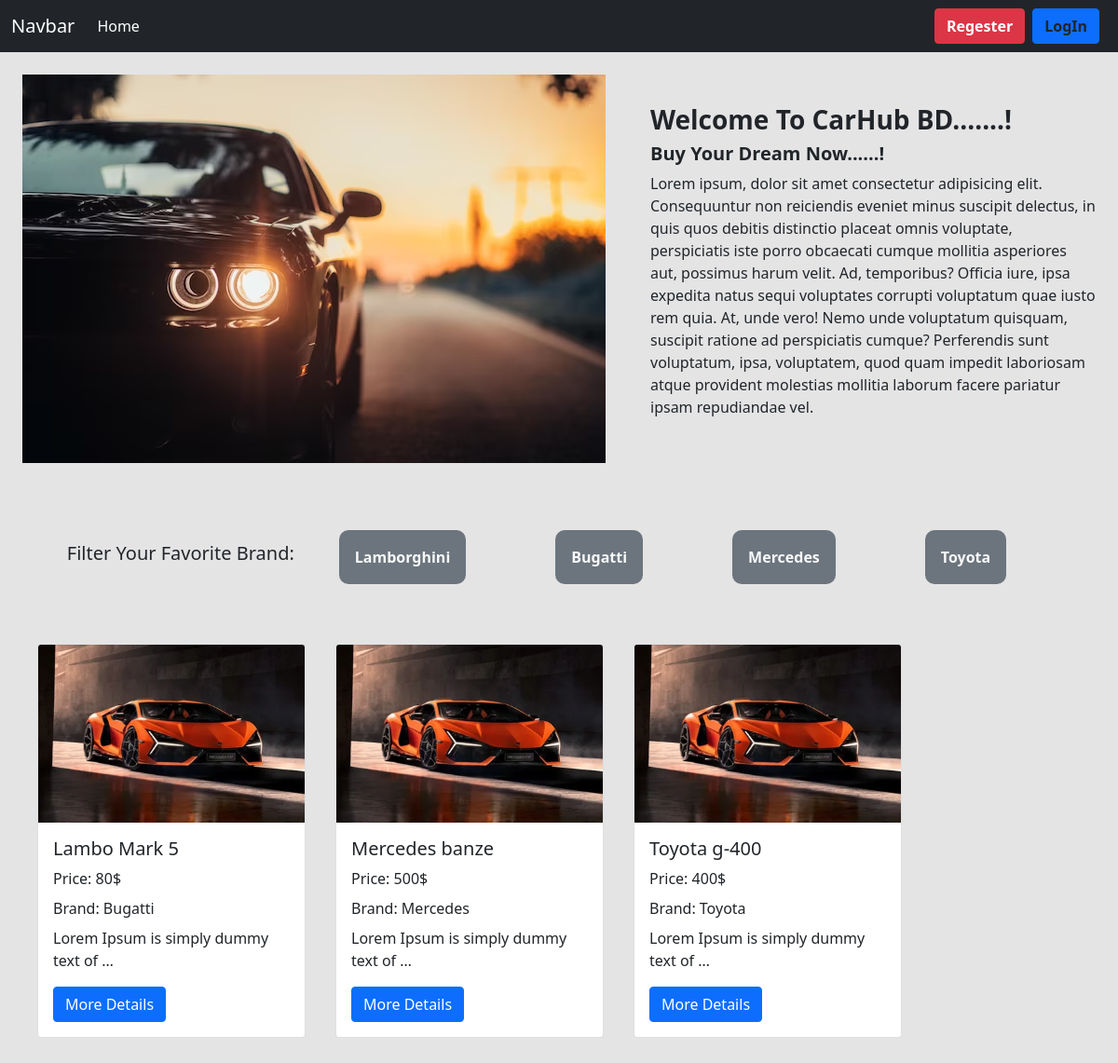
The page / on the database its author committed.
### brand/models.py (models this page shows, shortened)
class brands(models.Model):
    name = models.CharField(max_length=98)
    slug = models.SlugField(max_length=100,unique=True,null=True, blank=True)

### cars/models.py (models this page shows, shortened)
class Car(models.Model):
    image = models.ImageField(upload_to ='cars/media/uploads/',blank=True, null=True)
    name = models.CharField(max_length=300)
    price = models.CharField(max_length=100,blank=True, null=True)
    quantity = models.IntegerField()
    descriptions = models.TextField()
    brand = models.ForeignKey(brands, on_delete = models.CASCADE)

### car_sales_project/views.py (the view)
# urls.py: 2. Add a URL to urlpatterns:  path('', views.home, name='home')
def home(request,brand_slug=None):
    data = Car.objects.all()
    if brand_slug is not None:
        brand = brands.objects.get(slug=brand_slug)
        data = Car.objects.filter(brand = brand)
    brand = brands.objects.all()
    return render(request,'index.html',{'cars': data , 'brands': brand})

### templates/index.html
{% extends "base.html" %}
{% load static %}
{% block content %}
<div class="d-flex justify-content-center align-items-center">
    <div class="m-4"><img src="{% static "car_2.avif" %} " alt=""></div>
    <div class="m-4  ">
        <h3><strong>Welcome To CarHub BD.......!</strong></h3>
        <h5><strong>Buy Your Dream Now......!</strong></h5>
        <p>Lorem ipsum, dolor sit amet consectetur adipisicing elit. Consequuntur non reiciendis eveniet minus suscipit delectus, in quis quos debitis distinctio placeat omnis voluptate, perspiciatis iste porro obcaecati cumque mollitia asperiores aut, possimus harum velit. Ad, temporibus? Officia iure, ipsa expedita natus sequi voluptates corrupti voluptatum quae iusto rem quia. At, unde vero! Nemo unde voluptatum quisquam, suscipit ratione ad perspiciatis cumque? Perferendis sunt voluptatum, ipsa, voluptatem, quod quam impedit laboriosam atque provident molestias mollitia laborum facere pariatur ipsam repudiandae vel.</p>
    </div>
</div>
<div class="mt-5 mb-5 d-flex flex-wrap justify-content-center align-items-center">
    <h5>Filter Your Favorite Brand:</h5>
    {% for brand in brands %}
    <a class="btn p-3 ms-5 me-5 bg-secondary text-light" style="border-radius: 10px;" href="{% url "brand_wise_slug" brand.slug %}"><strong>{{brand.name}}
    </strong></a>
    {% endfor %}
</div>
<div class="d-flex flex-wrap m-4">
    {% for car in cars %}
    <div class="card m-3" style="width: 18rem;">
        <img src="{{car.image.url}}" class="card-img-top" alt="...">
        <div class="card-body">
          <h5 class="card-title">{{car.name}}</h5>
          <p class="card-title">Price: {{car.price}}$</p>
          <p class="card-title">Brand: {{car.brand.name}}</p>
          <p class="card-text">{{car.descriptions | truncatewords:7}}</p>
          <a href="{% url "deatils" car.id %}" class="btn btn-primary">More Details</a>
        </div>
      </div>
    {% endfor %}
</div>
{% endblock %}

### templates/base.html (shortened to what this page needs)
<!doctype html>
<html lang="en">
  <head>
    <link href="https://cdn.jsdelivr.net/npm/bootstrap@5.0.2/dist/css/bootstrap.min.css" rel="stylesheet">
  </head>
  <body style="background-color: #e4e4e5;">
    <nav class="navbar navbar-expand-lg navbar-dark bg-dark">
      <div class="container-fluid">
        <a class="navbar-brand" href="#">Navbar</a>
        <div class="collapse navbar-collapse" id="navbarSupportedContent">
          <ul class="navbar-nav me-auto mb-2 mb-lg-0">
            <li class="nav-item">
              <a class="nav-link active" aria-current="page" href="{% url "home" %}">Home</a>
            </li>
          </ul>
          <form class="d-flex ">
            {% if user.is_authenticated %}
            <a class="btn btn-primary text-dark mx-2" href="{% url "profile" %}"><strong>Profile</strong></a>
            <a class="btn btn-danger text-white"  href="{% url "logoutView" %}"><strong>Logout</strong></a>
            {% else %}
            <a class="btn btn-danger text-white"  href="{% url "regestration" %}"><strong>Regester</strong></a>
            <a class="btn btn-primary text-dark mx-2" href="{% url "loginView" %}"><strong>LogIn</strong></a>
            {% endif %}
          </form>
        </div>
      </div>
    </nav>
    {% block content %}
    {% endblock %}
  </body>
</html>

### rows shown on the page
brands: name "Lamborghini"
brands: name "Bugatti"
brands: name "Mercedes"
brands: name "Toyota"
Car: image (picture), name "Lambo Mark 5", price "80", brand.name "Bugatti", descriptions "Lorem Ipsum is simply dummy text of …"
Car: image (picture), name "Mercedes banze", price "500", brand.name "Mercedes", descriptions "Lorem Ipsum is simply dummy text of …"
Car: image (picture), name "Toyota g-400", price "400", brand.name "Toyota", descriptions "Lorem Ipsum is simply dummy text of …"
